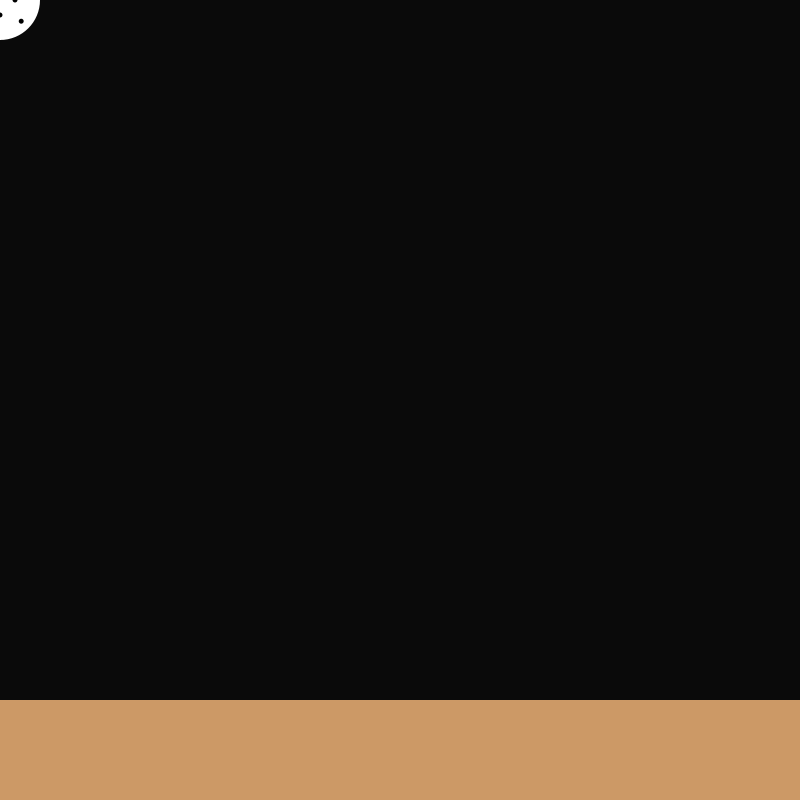
Frame 1 (no input)
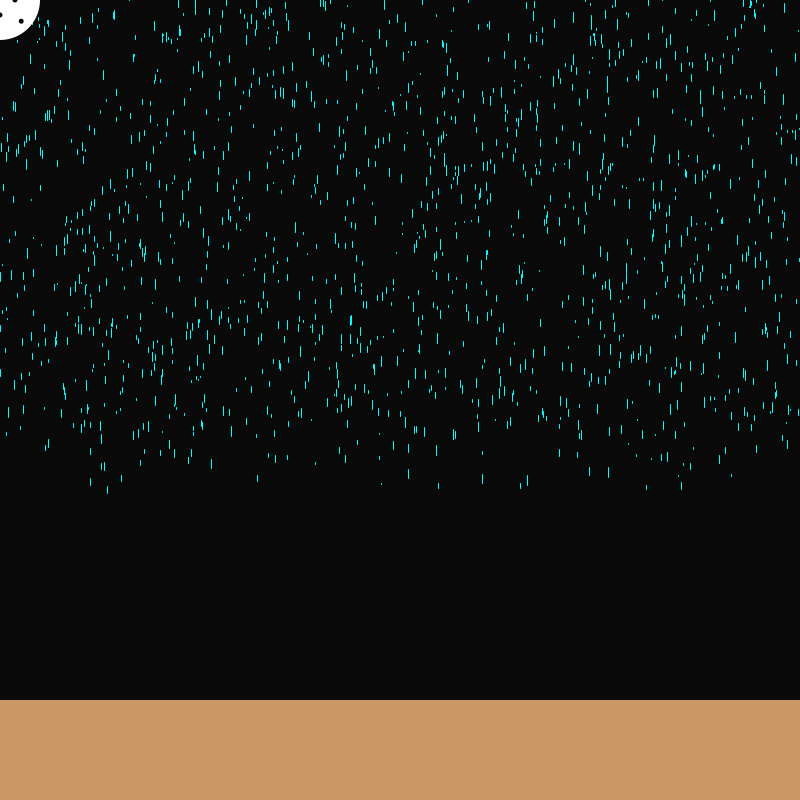
Frame 60 (the mouse pressed at the canvas centre just before this capture)
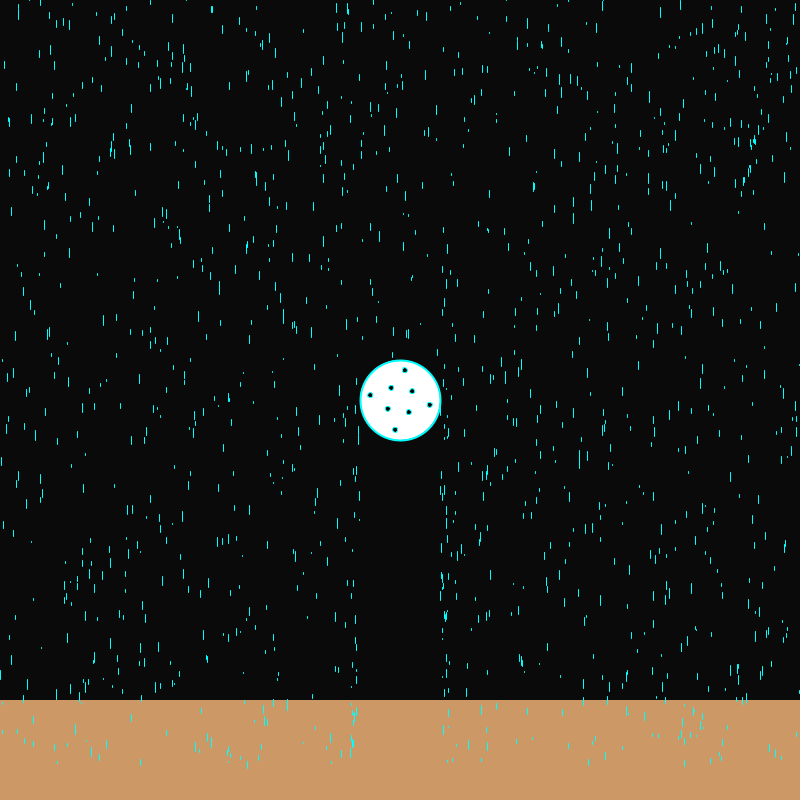
Frame 120 (the mouse held since frame 60 and released just before this capture)

The Processing sketch that drew these frames (run headless with seeded random() and noise(); from frame 60 on, the mouse is pressed at the canvas centre):

// Processing sketch: growth
// ── growth.pde
drop[] d= new drop[1500];
float a=0;



void setup(){  
  size(800,800);
  //////////////////////////////////////////////////////////
  for (int i=0; i<d.length; i++){
  d[i]= new drop();
  }
  //////////////////////////////////////////////////////////
}


void draw(){
  background(10,10,10); 
  noStroke();
  fill(204,153,102);
  rect(0,700,800,800);
//////////////////////////////////////////////////////////
  
  noStroke();  
  for (int i=0; i<d.length; i++){
     d[i].fall();
     d[i].show();
     if (mousePressed == true){
     if(abs(d[i].x-mouseX) <40 && d[i].x-mouseX>0 && abs(d[i].y-mouseY) < 140 && d[i].y-mouseY>0){
       d[i].slide_r();
 //      d[i].spin();
     }
     if(abs(d[i].x-mouseX) <40 && d[i].x-mouseX<0 && abs(d[i].y-mouseY) < 140 && d[i].y-mouseY>0){
       d[i].slide_l();
 //      d[i].spin();
     }
   }
  }
/////////////////////////////////////////////////////////
  noStroke();
  if(mousePressed == true){
    stroke(0,255,255);
    strokeWeight(2);
  }
  fill(255);
  ellipse(mouseX,mouseY,80,80);
  noStroke();
  if(mousePressed == true){
    stroke(0,255,255);
    strokeWeight(1);
  }
  fill(0);
  ellipse(mouseX+15*cos(a),mouseY+15*sin(a),5,5);
  ellipse(mouseX+15*cos(a+PI/2),mouseY+15*sin(a+PI/2),5,5);
  ellipse(mouseX+15*cos(a+PI),mouseY+15*sin(a+PI),5,5);
  ellipse(mouseX+15*cos(a+3*PI/2),mouseY+15*sin(a+3*PI/2),5,5);
  ellipse(mouseX+30*cos(a+PI/4),mouseY+30*sin(a+PI/4),5,5);
  ellipse(mouseX+30*cos(a+3*PI/4),mouseY+30*sin(a+3*PI/4),5,5);
  ellipse(mouseX+30*cos(a+5*PI/4),mouseY+30*sin(a+5*PI/4),5,5);
  ellipse(mouseX+30*cos(a+7*PI/4),mouseY+30*sin(a+7*PI/4),5,5);
  //////////////////////////////////////////////////////////
  if (mousePressed == true){
      a=a+10;
      
  }
}

// ── branch.pde
class branch{
  float len = 1;
  
  void generate(){
 //   line();
  }
  
  
  
  
  
  
  
}

// ── drop.pde
class drop{
  float x=random(0,width);
  float y=random(-200,-100);
  float yspeed=random(2,10);
  float len=random(1,10);
//  float ground =random (50,100);
  float x_slide=10;
  float yspeed2=-1;
  float a=0;
  void fall(){
    y=y+yspeed;
 //   if(x)
  }
  void show() {
//    stroke(138,43,226);
    stroke(0,255,255);
    strokeWeight(1);
    line(x,y,x,y+len);
    if (y>height-120+yspeed*10){
       y=random(-200,-100);
       x=random(0,width);
    }
  }
  void slide_r(){
     y=y+yspeed2;
    x=x+x_slide;
  }
  void slide_l(){
     y=y+yspeed2;
    x=x-x_slide;
  }
  void spin(){
    
    a=a+1;
    y=y-10;
  }
}
